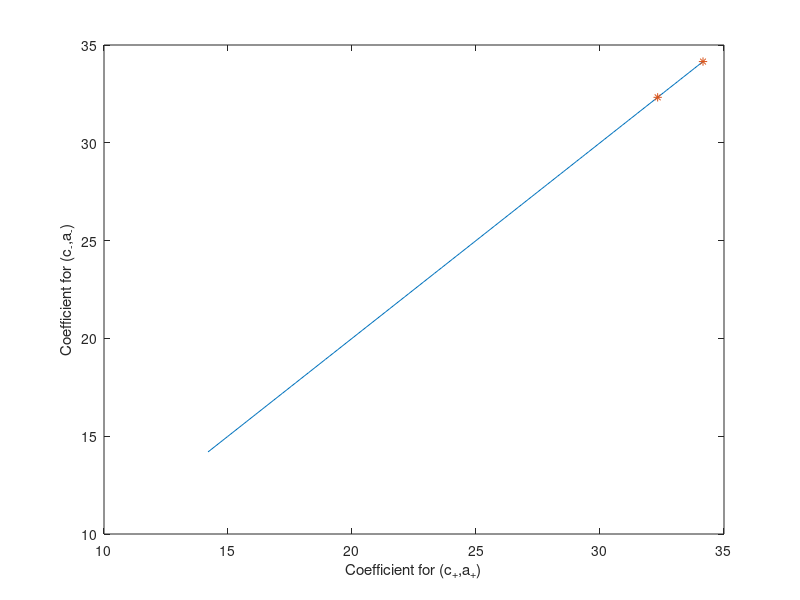
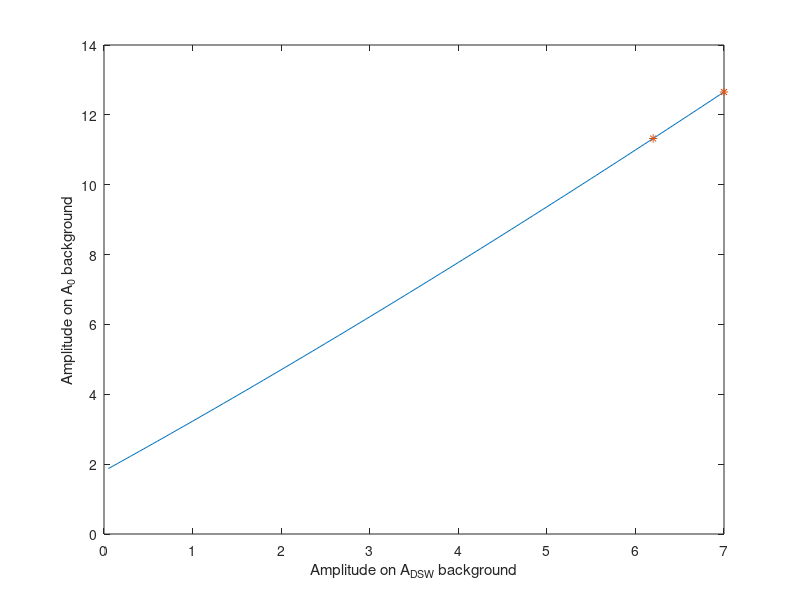

Source code (MATLAB) for these figures, in order:

%% Soliton amplitude relation
%% m is mean of conduit, a is m-total soliton amplitude
csoli = @(a,m) m./a.^2 .* ( (a+m).^2 .* (2*log(1+a./m)-1) + m.^2);

trans_coeff = @(c,m) c .* (c + 2*m) / m;

m_minus = 1;
m_plus  = 1.75;

a = 0.05:0.05:7;
aDSW = [6.2 7.0];
qi = [];
for ii = 1:length(aDSW)
    qi(ii) = find(abs(a-aDSW(ii))<10^(-14));
end

trans_coeff_plus  = trans_coeff(csoli(a,m_plus),m_plus);
trans_coeff_minus = zeros(size(trans_coeff_plus));
trans_soli_size   = zeros(size(trans_coeff_plus));

myfun = @(tcp,am,mm) tcp-trans_coeff(csoli(am,mm),mm);
for ii = 1:numel(trans_coeff_plus)
    am = fsolve(@(am) myfun(trans_coeff_plus(ii),am,m_minus),a(ii));
    trans_soli_size(ii)   = am;
    trans_coeff_minus(ii) = trans_coeff(csoli(am,m_minus),m_minus);
end
aRW = trans_soli_size(qi);

%% Check to make sure coefficients are the same
figure(1); clf;
plot(trans_coeff_plus,trans_coeff_minus,'-',...
     trans_coeff_plus(qi),trans_coeff_minus(qi),'*');
xlabel('Coefficient for (c_+,a_+)');
ylabel('Coefficient for (c_-,a_-)');
%% Plot actual soliton amplitudes
figure(2); clf;
plot(a,trans_soli_size,'-',...
     aDSW,aRW,'*');
xlabel('Amplitude on A_{DSW} background');
ylabel('Amplitude on A_{0} background');

%% Display amplitude pairs to be used
figure(3); clf;
uitable('Data',[aDSW' trans_soli_size(qi)'],...
        'ColumnName',{'DSW Soliton','Rare Soliton'});
    
save('soli_pairs.mat','aDSW','aRW','m_minus','m_plus');


